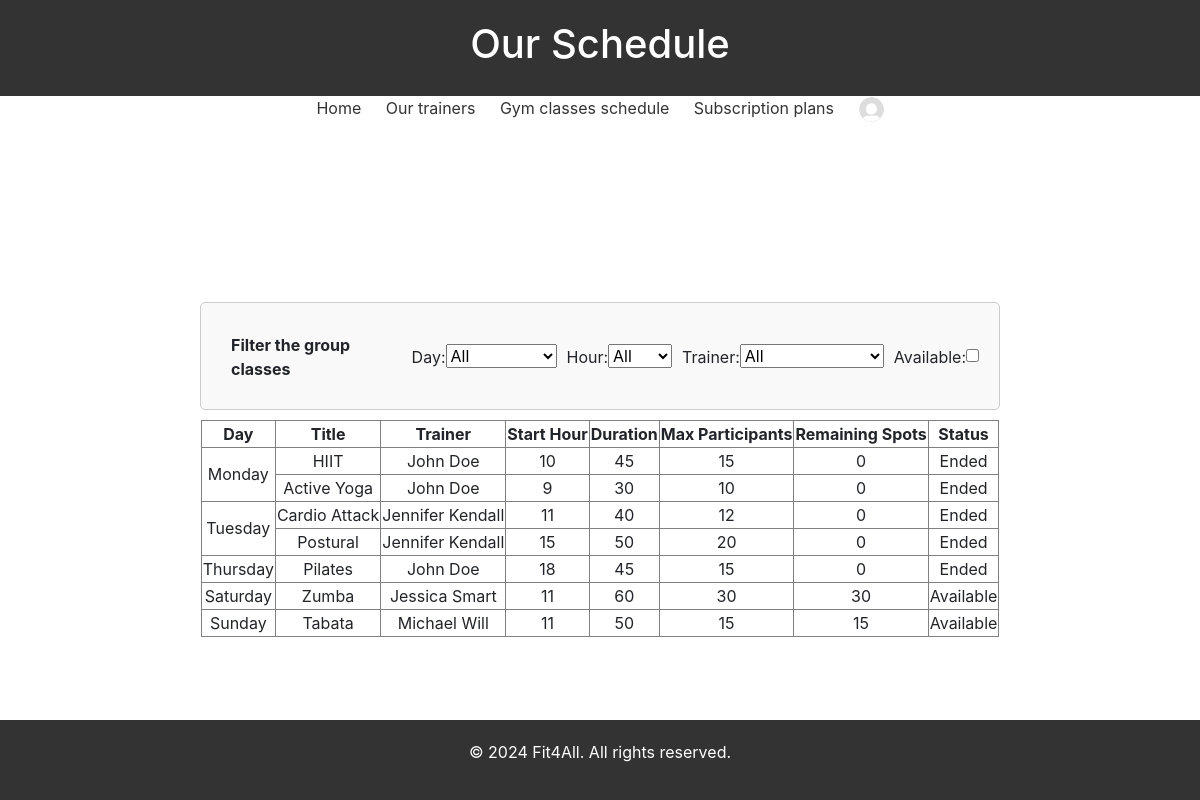
The app's page /classes-schedule/ (signed in), older data.
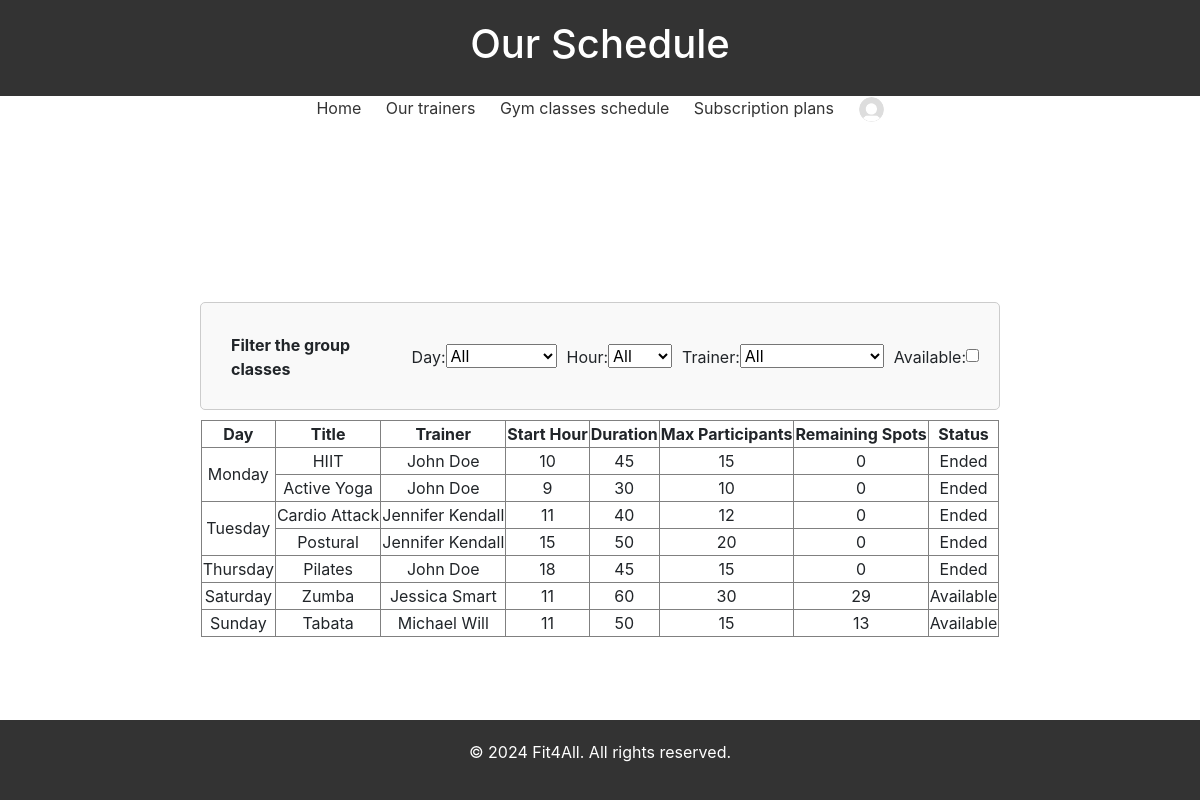
The same page, newer data.
### gestione_palestra/models.py (models this page shows, shortened)
class GroupTraining(models.Model):
    trainer = models.ForeignKey('TrainerProfile', on_delete=models.CASCADE)
    DAY_CHOICES = [
        ('Monday', 'Monday'),
        ('Tuesday', 'Tuesday'),
        ('Wednesday', 'Wednesday'),
        ('Thursday', 'Thursday'),
        ('Friday', 'Friday'),
        ('Saturday', 'Saturday'),
        ('Sunday', 'Sunday'),
    ]
    day = models.CharField(max_length=10, choices=DAY_CHOICES)
    START_HOUR_CHOICES = [
        (9, '9:00'),
        (10, '10:00'),
        (11, '11:00'),
        (12, '12:00'),
        (13, '13:00'),
        (14, '14:00'),
        (15, '15:00'),
        (16, '16:00'),
        (17, '17:00'),
        (18, '18:00'),
    ]
    start_hour = models.PositiveSmallIntegerField(choices=START_HOUR_CHOICES)
    duration = models.PositiveIntegerField()  # Durata in minuti
    max_participants = models.PositiveIntegerField()
    total_partecipants = models.PositiveIntegerField(default=0)
    title = models.TextField()
    image = models.ImageField(upload_to='group-classes/', null=True, blank=True)
    def ended(self):
        ended = False
        today_day_index = context_processors.today.weekday()
        group_training_day_index = context_processors.day_mapping[self.day]
        if today_day_index > group_training_day_index:
            ended = True
        elif today_day_index == group_training_day_index:
            if context_processors.today.hour >= self.start_hour:
                ended = True
            else:
                ended = False
        else:
            ended = False
        return ended

class TrainerProfile(models.Model):
    user = models.OneToOneField('gestione_palestra.User', on_delete=models.CASCADE)
    gender_choices = [
        ('M', 'Male'),
        ('F', 'Female'),
    ]
    gender = models.CharField(max_length=1, choices=gender_choices, null=False, blank=True)
    first_name = models.CharField(max_length=100, null=False, blank=True)
    last_name = models.CharField(max_length=100, null=False, blank=True)
    date_of_birth = models.DateField(null=False, blank=True)
    certifications = models.FileField(upload_to='pt_CVs/', blank=True)
    profile_picture = models.ImageField(upload_to='profile_pictures/', null=True, blank=True)
    fitness_goals = models.ManyToManyField(FitnessGoal, blank=True)  # Cambio qui
    pt_photo = models.ImageField(upload_to='pt_images/', null=True, blank=True)

### gestione_palestra/views.py (the view, shortened to what this page needs)
# urls.py: path('classes-schedule/', views.GymClassesView.as_view(), name='classes-schedule'),
class GymClassesView(View):
    def get_context(self, request):
        print(request)
        context = {}
        schedule = {}
        classes = models.GroupTraining.objects.all()
        for day in context_processors.week_days:
            schedule[day] = {}
        for class_instance in classes:
            class_instance.ended = class_instance.ended()
            schedule[class_instance.day][class_instance.start_hour] = class_instance
        context['schedule'] = schedule
        return context
    def get(self, request):
        context = self.get_context(request)
        return render(request=request, template_name="classes-schedule.html", context=context)

### gestione_palestra/templatetags/custom_filters.py (called while the page is built)
@register.filter(name='subtract')
def subtract(value, arg):
    return value - arg

@register.filter
def custom_range(start, end):
    return range(start, end+1)

### templates/classes-schedule.html (shortened to what the changed rows need)
{% extends "base.html" %}
{% load custom_filters %}
{% block header %} Our Schedule {% endblock header %}
{% block content %}
<div style="margin:auto; max-width:800px;">
    <table border="1" style="margin:auto;" id="schedule-table">
        <tr>
            <th>Day</th>
            <th>Title</th>
            <th>Trainer</th>
            <th>Start Hour</th>
            <th>Duration</th>
            <th>Max Participants</th>
            <th>Remaining Spots</th>
            <th>Status</th>
        </tr>
        <tbody id="courses-body">
        {% for day, hours_data in schedule.items %}
            {% for hour, course in hours_data.items %}
                {% if request.GET.day %}
                    {% if request.GET.day == day %}
                        {% if request.GET.hour %}
                            {% if request.GET.hour|default:""|add:"0" == hour %}
                                {% if request.GET.trainer %}
                                    {% if request.GET.trainer == course.trainer.id|stringformat:"s" %}
                                        {% if request.GET.available == "on" %}
                                            {% if not course.ended and course.max_participants|subtract:course.total_partecipants != 0 %}
                                                {% include "course_row.html" %}
                                            {% endif %}
                                        {% else %}
                                            {% include "course_row.html" %}
                                        {% endif %}
                                    {% endif %}
                                {% else %}
                                    {% if request.GET.available == "on" %}
                                        {% if not course.ended and course.max_participants|subtract:course.total_partecipants != 0 %}
                                            {% include "course_row.html" %}
                                        {% endif %}
                                    {% else %}
                                        {% include "course_row.html" %}
                                    {% endif %}
                                {% endif %}
                            {% endif %}
                        {% else %}
                            {% if request.GET.trainer %}
                                {% if request.GET.trainer == course.trainer.id|stringformat:"s" %}
                                    {% if request.GET.available == "on" %}
                                        {% if not course.ended and course.max_participants|subtract:course.total_partecipants != 0 %}
                                            {% include "course_row.html" %}
                                        {% endif %}
                                    {% else %}
                                        {% include "course_row.html" %}
                                    {% endif %}
                                {% endif %}
                            {% else %}
                                {% if request.GET.available == "on" %}
                                    {% if not course.ended and course.max_participants|subtract:course.total_partecipants != 0 %}
                                        {% include "course_row.html" %}
                                    {% endif %}
                                {% else %}
                                    {% include "course_row.html" %}
                                {% endif %}
                            {% endif %}
                        {% endif %}
                    {% endif %}
                {% elif request.GET.available == "on" %}
                    {% if not course.ended and course.max_participants|subtract:course.total_partecipants != 0 %}
                        {% include "course_row.html" %}
                    {% endif %}
                {% else %}
                    {% include "course_row.html" %}
                {% endif %}
            {% endfor %}
        {% endfor %}
        </tbody>
    </table>
</div>
{% endblock %}

### templates/course_row.html (shortened to what this page needs)
{% load custom_filters %}
<tr>
    {% if request.GET.day or request.GET.hour or request.GET.available or request.GET.trainer %}
        <td> {{ day }} </td>
    {% else %}
        {% if forloop.first %}
            <td rowspan="{{ hours_data|length }}">{{ day }}</td>
        {% endif %}
    {% endif %}
    <td>{{ course.title }}</td>
    <td>{{ course.trainer.first_name }} {{ course.trainer.last_name }}</td>
    <td>{{ hour }}</td>
    <td>{{ course.duration }}</td>
    <td>{{ course.max_participants }}</td>
    <td>
        {% if not course.ended %}
            {{ course.max_participants|subtract:course.total_partecipants }}
        {% else %}
            0
        {% endif %}
    </td>
    <td>
        {% if course.ended %}
            Ended
        {% elif course.max_participants|subtract:course.total_partecipants == 0 %}
            Full
        {% else %}
            Available
        {% endif %}
    </td>
</tr>

Row changes from the older to the newer data that the page shows:
changed GroupTraining "Saturday": max_participants|subtract "30" → "29"
changed GroupTraining "Sunday": max_participants|subtract "15" → "13"
